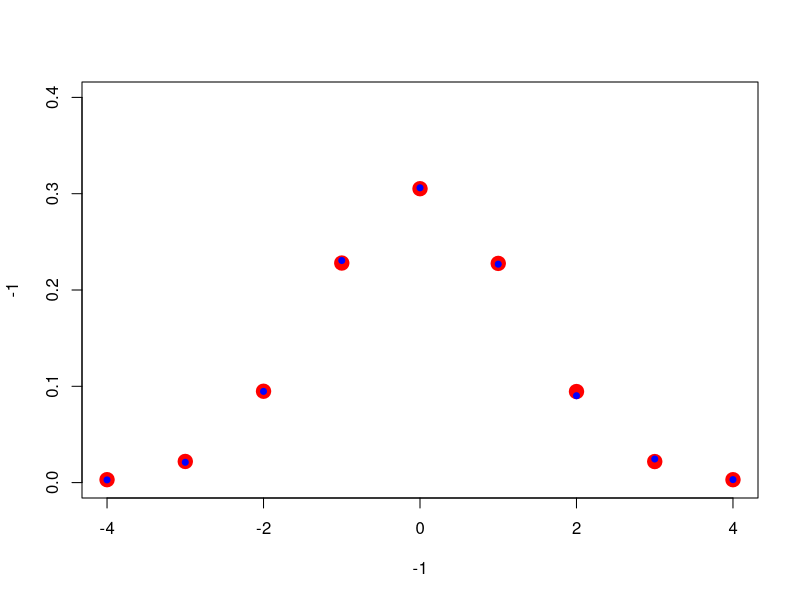
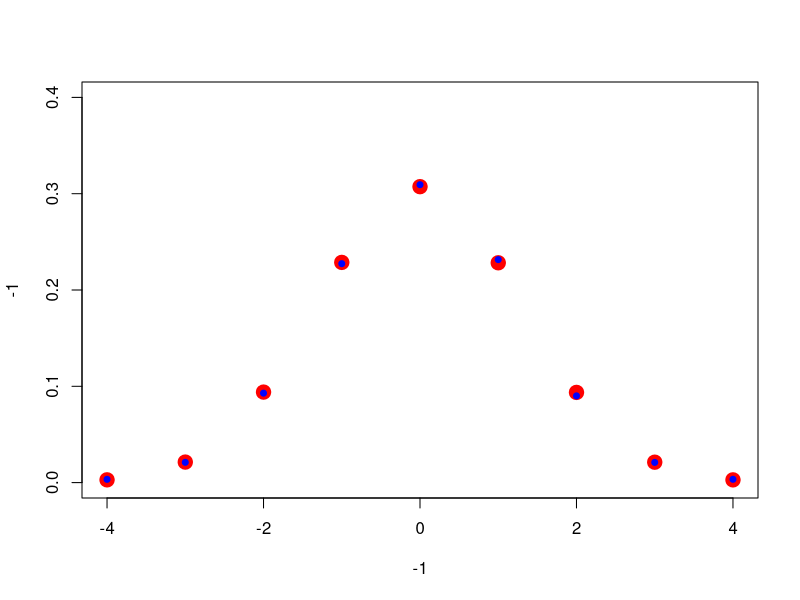
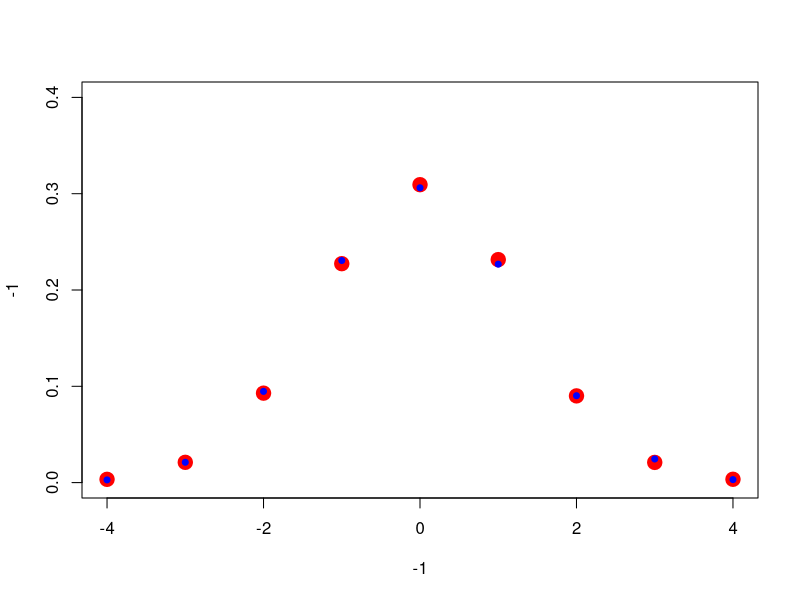
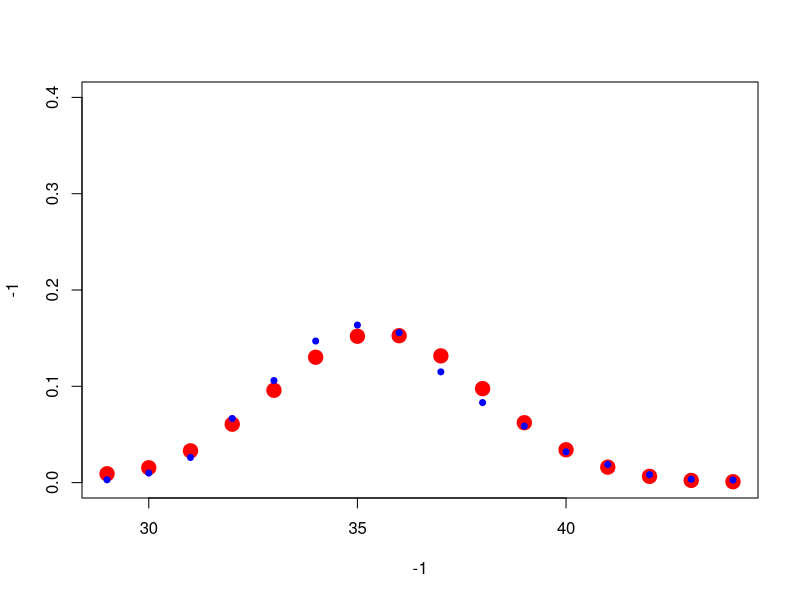
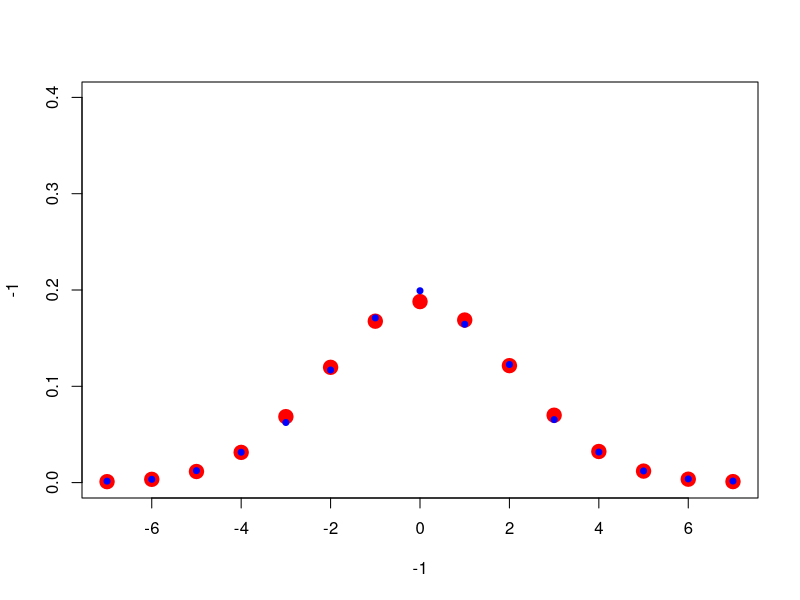

R code for these plots, in order:
library( MASS )

## Function for getting data (it's discrete) from experiment with our model
get_data = function() {
  frequencies <- c(28, 211, 947, 2306, 3061, 2268, 902, 245, 31)
  values <- -4:4
  data <- rep(values, frequencies)
  return (data)
}

## Get data
data = get_data()
data_length = length(data)

table = table(data)
values = as.numeric(names(table))
frequencies = as.numeric(table)
values
frequencies

## Compute mean and sd
mean = mean(data)
sd = sd(data)
mean
sd

## Get probabilities for the intervals
rightVals = c(-3.5:3.5, Inf)
leftVals = c(-Inf, -3.5:3.5)
x = c(-4:4)
probs = pnorm(rightVals, mean, sd) - pnorm(leftVals, mean, sd)

## Chisq test does not work with sample mean and sd
chisq.test(frequencies, p=probs)

## Optimize p value and find best sd (mean = prev mean)
optimize_data_sd = function(cur_data_sd) {
  cur_data_mean = mean
  probs = ( pnorm(rightVals, cur_data_mean, cur_data_sd) - 
    pnorm(leftVals, cur_data_mean, cur_data_sd) )
  cur_res = chisq.test(frequencies, p=probs)
  return (cur_res$p.value)
}

optimize_result = optimize(optimize_data_sd, 
                           interval = c(1, 2), maximum = TRUE, tol = 0.0001)
best_sd = optimize_result$maximum
best_sd

probs = pnorm(rightVals, mean, best_sd) - pnorm(leftVals, mean, best_sd)
plot(xlim = c(-4, 4), ylim = c(0, 0.4), x = -1, y = -1)
points(x, probs, col="red", pch=20, lwd = 10)
points(x, frequencies / data_length, col="blue", pch=20, lwd = 2)

## With best sd and mean = prev mean chisq test works
chisq.test(frequencies, p=probs)

############################################################################
## Same tests for 50 000 exps

## Function for getting data (it's discrete) from experiment with our model
get_data = function() {
  frequencies <- c(169, 1052, 4644, 11367, 15468, 11578, 4502, 1048, 172)
  values <- -4:4
  data <- rep(values, frequencies)
  return (data)
}

## Get data
data = get_data()
data_length = length(data)

table = table(data)
values = as.numeric(names(table))
frequencies = as.numeric(table)
values
frequencies

## Compute mean and sd
mean = mean(data)
sd = sd(data)
mean
sd

## Get probabilities for the intervals
rightVals = c(-3.5:3.5, Inf)
leftVals = c(-Inf, -3.5:3.5)
x = c(-4:4)
probs = pnorm(rightVals, mean, sd) - pnorm(leftVals, mean, sd)

## Chisq test does not work with sample mean and sd
chisq.test(frequencies, p=probs)

## Optimize p value and find best sd (mean = prev mean)
optimize_data_sd = function(cur_data_sd) {
  cur_data_mean = mean
  probs = ( pnorm(rightVals, cur_data_mean, cur_data_sd) - 
              pnorm(leftVals, cur_data_mean, cur_data_sd) )
  cur_res = chisq.test(frequencies, p=probs)
  return (cur_res$p.value)
}

optimize_result = optimize(optimize_data_sd, 
                           interval = c(1, 2), maximum = TRUE, tol = 0.0001)
best_sd = optimize_result$maximum
best_sd

probs = pnorm(rightVals, mean, best_sd) - pnorm(leftVals, mean, best_sd)
plot(xlim = c(-4, 4), ylim = c(0, 0.4), x = -1, y = -1)
points(x, probs, col="red", pch=20, lwd = 10)
points(x, frequencies / data_length, col="blue", pch=20, lwd = 2)

## With best sd and mean = prev mean chisq test works
chisq.test(frequencies, p=probs)


############################################################################
## Is it the same dist for 10 000 and 50 000 exps?
probs = c(169, 1052, 4644, 11367, 15468, 11578, 4502, 1048, 172) / 50000

## Function for getting data (it's discrete) from experiment with our model
get_data = function() {
  frequencies <- c(28, 211, 947, 2306, 3061, 2268, 902, 245, 31)
  values <- -4:4
  data <- rep(values, frequencies)
  return (data)
}

## Get data
data = get_data()
data_length = length(data)
table = table(data)
values = as.numeric(names(table))
frequencies = as.numeric(table)
frequencies

## Chisq test does not work with sample mean and sd
chisq.test(frequencies, p=probs)
x = c(-4:4)
plot(xlim = c(-4, 4), ylim = c(0, 0.4), x = -1, y = -1)
points(x, probs, col="red", pch=20, lwd = 10)
points(x, frequencies / data_length, col="blue", pch=20, lwd = 2)

############################################################################

## Same tests for Poisson P1 and P2 flows with different intensity
## Function for getting data (it's discrete) from experiment with our model
get_data = function() {
  frequencies <- c(29, 99, 261, 666, 1060, 1470, 1636, 1557,
                   1150, 831, 587, 320, 189, 83, 35, 27)
  values <- 29:44
  data <- rep(values, frequencies)
  return (data)
}

## Get data
data = get_data()
data_length = length(data)

table = table(data)
values = as.numeric(names(table))
frequencies = as.numeric(table)
values
frequencies

## Compute mean and sd
mean = mean(data)
sd = sd(data)
mean
sd

## Get probabilities for the intervals
rightVals = c(29.5:43.5, Inf)
leftVals = c(-Inf, 29.5:43.5)
x = c(29:44)
probs = pnorm(rightVals, mean, sd) - pnorm(leftVals, mean, sd)

## Chisq test does not work with sample mean and sd
chisq.test(frequencies, p=probs)

## Optimize p value and find best sd (mean = prev mean)
optimize_data_sd = function(cur_data_sd) {
  cur_data_mean = mean
  probs = ( pnorm(rightVals, cur_data_mean, cur_data_sd) - 
              pnorm(leftVals, cur_data_mean, cur_data_sd) )
  cur_res = chisq.test(frequencies, p=probs)
  return (cur_res$p.value)
}

optimize_result = optimize(optimize_data_sd, 
                           interval = c(2.5, 3), maximum = TRUE, tol = 0.0001)
best_sd = optimize_result$maximum
best_sd

probs = pnorm(rightVals, mean, best_sd) - pnorm(leftVals, mean, best_sd)
plot(xlim = c(29, 44), ylim = c(0, 0.4), x = -1, y = -1)
points(x, probs, col="red", pch=20, lwd = 10)
points(x, frequencies / data_length, col="blue", pch=20, lwd = 2)

## With best sd and mean = prev mean chisq test works
chisq.test(frequencies, p=probs)

############################################################################

## Same tests for Bartlett P1 and P2 flows
## Function for getting data (it's discrete) from experiment with our model
get_data = function() {
  frequencies <- c(15, 34, 124, 315, 624, 1169, 1710, 1992, 
                   1644, 1226, 654, 317, 121, 38, 16)
  values <- -7:7
  data <- rep(values, frequencies)
  return (data)
}

## Get data
data = get_data()
data_length = length(data)

table = table(data)
values = as.numeric(names(table))
frequencies = as.numeric(table)
values
frequencies

## Compute mean and sd
mean = mean(data)
sd = sd(data)
mean
sd

## Get probabilities for the intervals
rightVals = c(-6.5:6.5, Inf)
leftVals = c(-Inf, -6.5:6.5)
x = c(-7:7)
probs = pnorm(rightVals, mean, sd) - pnorm(leftVals, mean, sd)

## Chisq test does not work with sample mean and sd
chisq.test(frequencies, p=probs)

## Optimize p value and find best sd (mean = prev mean)
optimize_data_sd = function(cur_data_sd) {
  cur_data_mean = mean
  probs = ( pnorm(rightVals, cur_data_mean, cur_data_sd) - 
              pnorm(leftVals, cur_data_mean, cur_data_sd) )
  cur_res = chisq.test(frequencies, p=probs)
  return (cur_res$p.value)
}

optimize_result = optimize(optimize_data_sd, 
                           interval = c(2, 2.5), maximum = TRUE, tol = 0.0001)
best_sd = optimize_result$maximum
best_sd

probs = pnorm(rightVals, mean, best_sd) - pnorm(leftVals, mean, best_sd)
plot(xlim = c(-7, 7), ylim = c(0, 0.4), x = -1, y = -1)
points(x, probs, col="red", pch=20, lwd = 10)
points(x, frequencies / data_length, col="blue", pch=20, lwd = 2)

## With best sd and mean = prev mean chisq test works
chisq.test(frequencies, p=probs)
